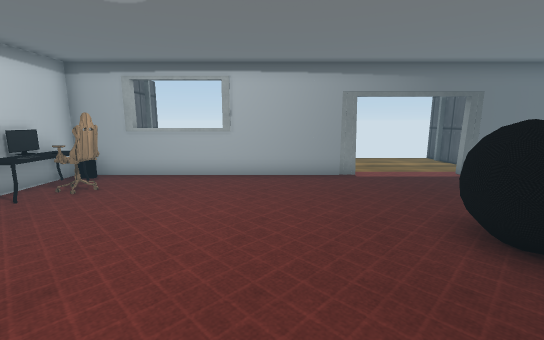
view 1 (above)

16 first-person views from a walk through a 3-D level made in the Unity game engine. The camera is 1.2 m above the floor, tilts 10° down and sees 90° across. The floor is counted in squares, 0.62 m on a side. Each view is taken from the middle of a square. On the plan, view 1 faces up. The plan holds only what a view shows up to about 16 squares ahead; the rest is blank. The place goes on beyond the plan. The player is left out. Door leaves are left out, so doorways stand open. Some surface patterns are stand-ins.

view 2
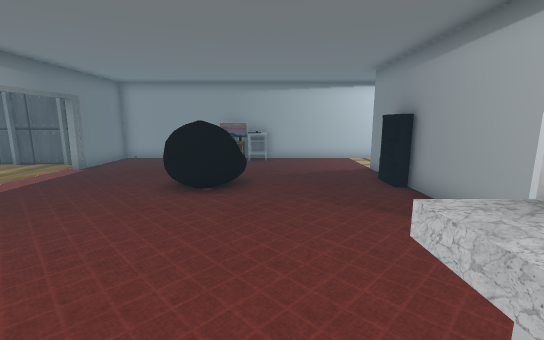

view 3
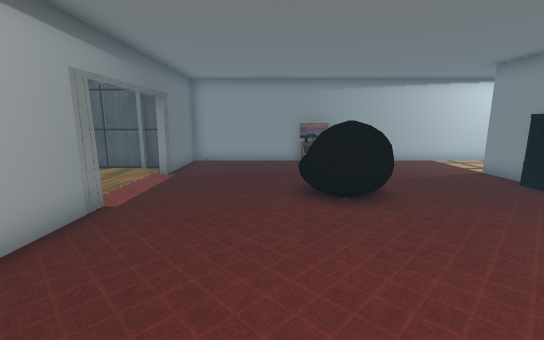

view 4
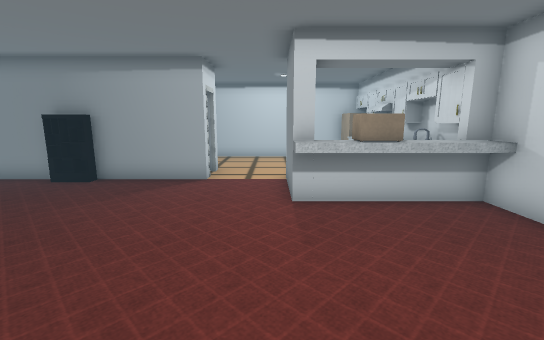

view 5
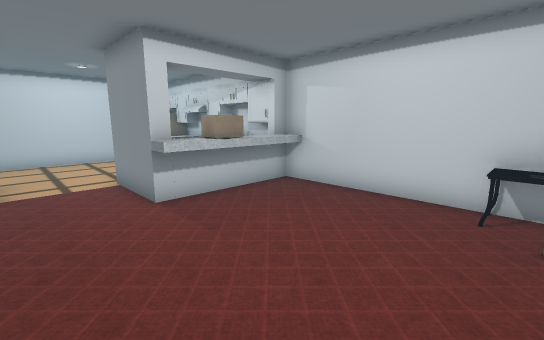

view 6
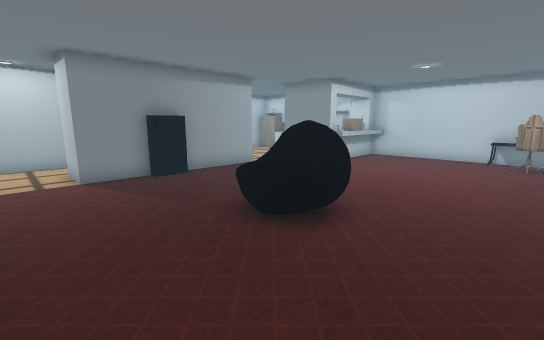

view 7
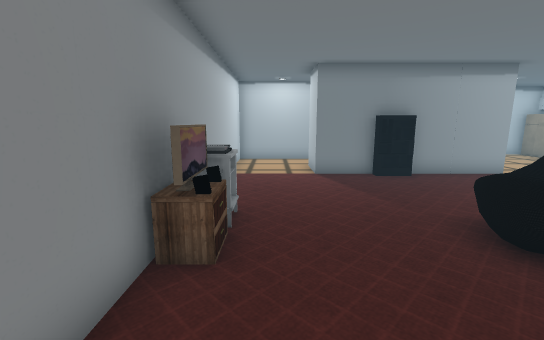

view 8
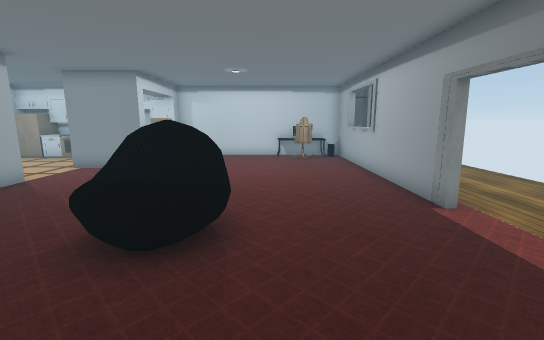

view 9
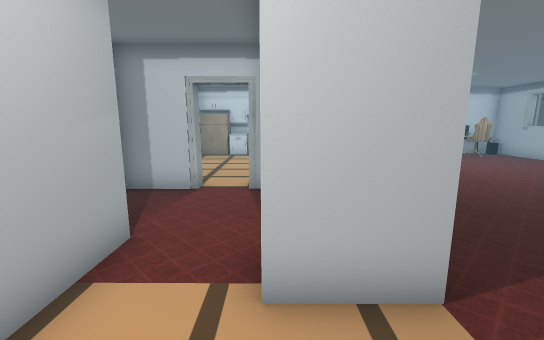

view 10
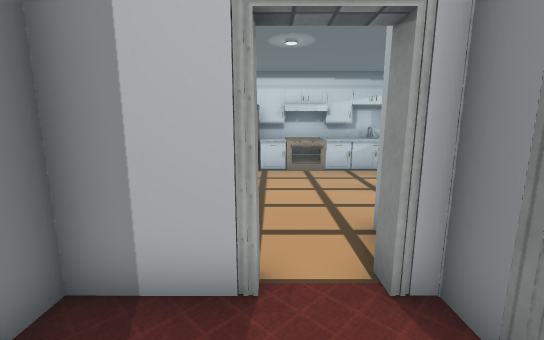

view 11
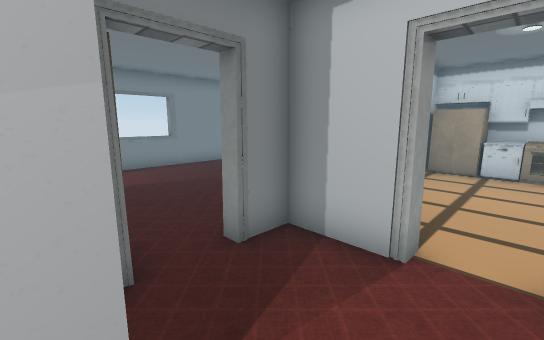

view 12
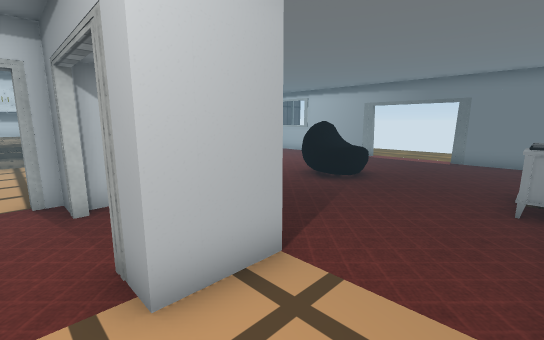

view 13
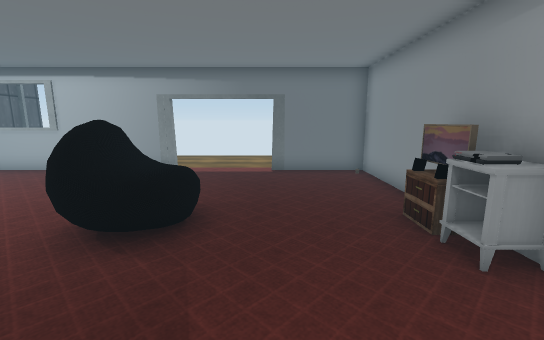

view 14
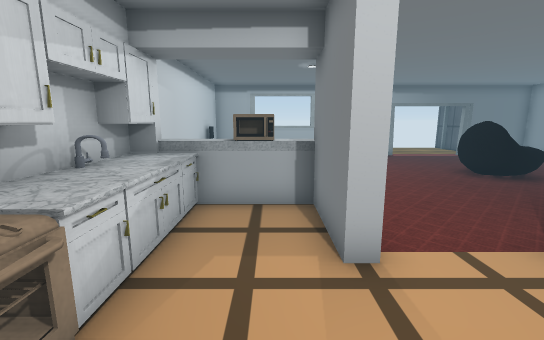

view 15
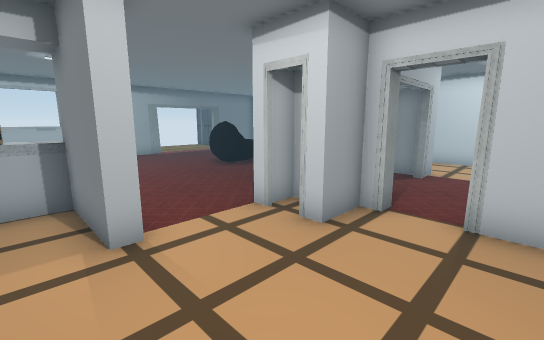

view 16
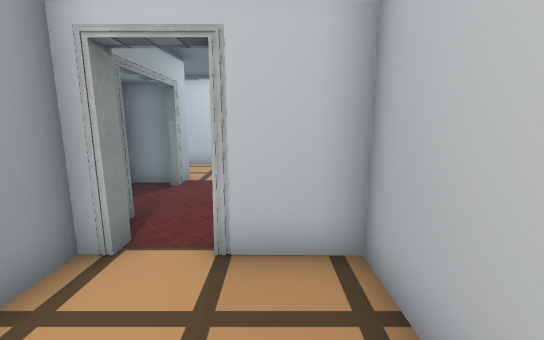

### Floor plan
Ten units are one square. View 1 is at (0, 0); x grows to the right and y downward. Boxes are objects, and circles mark ways between rooms. Rooms are numbered by the first view taken in them; rooms with no view inside come last. Other rooms are left out.
<svg viewBox="-80 -105 200 193">
<path fill="none" stroke="#000" d="M31 -99 -72 -99 -72 -84M-25 -12 -25 15M2 21 74 21 74 41 62 41M-72 -66 -72 -5 -25 -5M56 64 107 64 107 -99 70 -99M-35 -12 -25 -12M106 -23 96 -23M-72 -12 -44 -12M22 62 22 83 34 83M35 41 22 41 22 47M62 41 62 38M67 38 67 25M18 47 18 41 2 41M-45 83 17 83 17 62M-25 15 -25 25 -30 25 -30 -3 -72 -3 -72 40M2 25 2 21M2 41 2 35M-66 -6 -66 39M-58 -4 -58 39"/>
<rect x="-75" y="-95" width="20" height="40" fill="#bbb"><title>table</title></rect>
<rect x="-65" y="-75" width="10" height="10" fill="#bbb"><title>other object</title></rect>
<rect x="-65" y="-85" width="20" height="20" fill="#bbb"><title>chair</title></rect>
<rect x="-45" y="-15" width="10" height="10" fill="#bbb"><title>other object</title></rect>
<rect x="25" y="-55" width="30" height="30" fill="#bbb"><title>other object</title></rect>
<rect x="45" y="15" width="10" height="10" fill="#bbb"><title>shelf</title></rect>
<rect x="85" y="-45" width="10" height="10" fill="#bbb"><title>other object</title></rect>
<rect x="95" y="-35" width="10" height="10" fill="#bbb"><title>console</title></rect>
<rect x="95" y="-45" width="10" height="10" fill="#bbb"><title>other object</title></rect>
<rect x="95" y="-55" width="20" height="20" fill="#bbb"><title>table</title></rect>
<circle cx="65" cy="50" r="3" fill="#2a7"/>
<circle cx="-10" cy="20" r="3" fill="#2a7"/>
<circle cx="20" cy="55" r="3" fill="#2a7"/>
<circle cx="-25" cy="40" r="3" fill="#2a7"/>
<text x="30" y="-40">1</text>
<text x="40" y="60">2</text>
<text x="-10" y="60">3</text>
<text x="-40" y="30">4</text>
</svg>
Room 1 opens to room 2. Room 1 opens to room 4. Room 2 opens to room 3. Room 3 opens to room 4.

Where each view was taken, in squares from view 1:
view 1: 0 up, 0 right, facing up
view 2: 2 up, 4 left, facing right
view 3: 6 up, 3 left, facing right
view 4: 7 up, 2 left, facing down
view 5: 7 up, 0 right, facing down-left
view 6: 8 up, 9 right, facing down-left
view 7: 8 up, 9 right, facing down
view 8: 6 up, 9 right, facing left
view 9: 4 down, 10 right, facing left
view 10: 6 down, 5 right, facing left
view 11: 5 down, 6 right, facing down-left
view 12: 5 down, 10 right, facing up-left
view 13: 1 down, 7 right, facing up
view 14: 6 down, 4 left, facing up
view 15: 7 down, 4 left, facing up-right
view 16: 7 down, 2 left, facing right
